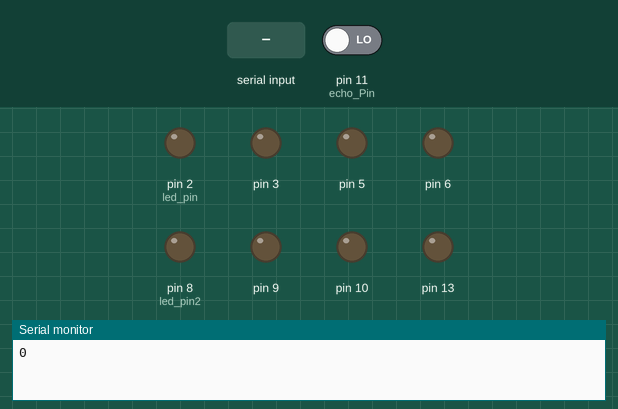
The sketch below on a simulated Arduino Uno, built with avr-gcc and run on an emulated ATmega328P. On the bench: output pins drawn as LEDs (lit = HIGH), the last lines printed to the serial monitor. Inputs (shaded band) come from the test bench; at power-on: pin 11 (echo_Pin) LOW. Pins used as bus, display or sensor lines are not drawn.

Above: at 1.2 s.
1.3 s: "1" received over Serial
At 2.1 s:
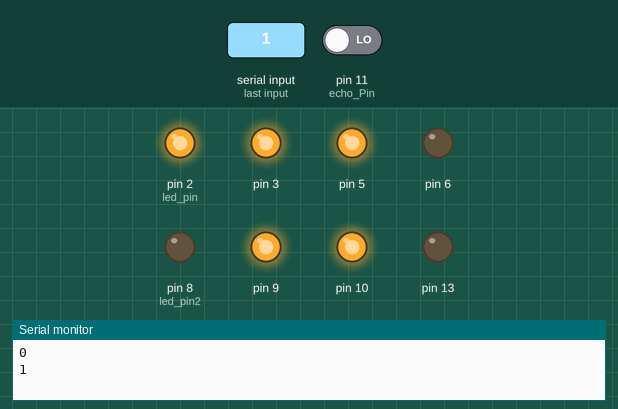
At 7.1 s:
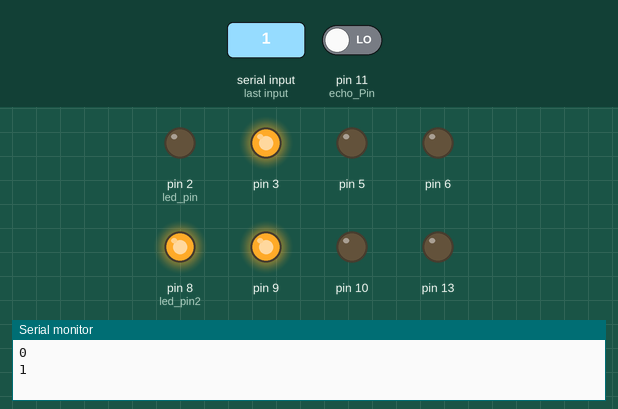
8.8 s: "2" received over Serial
At 12.8 s:
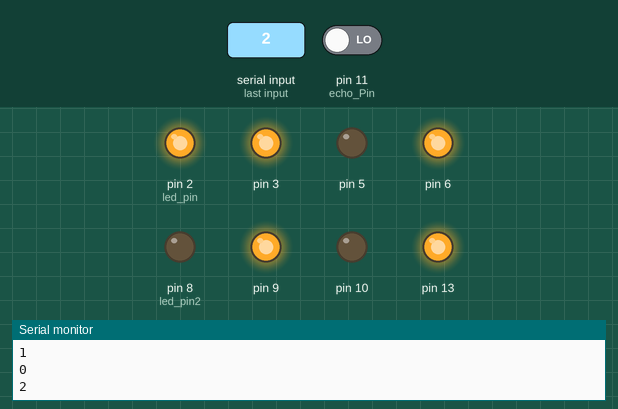
Timing chart, 0 to 19.8 s (numbered marks = the images above; inputs shaded):
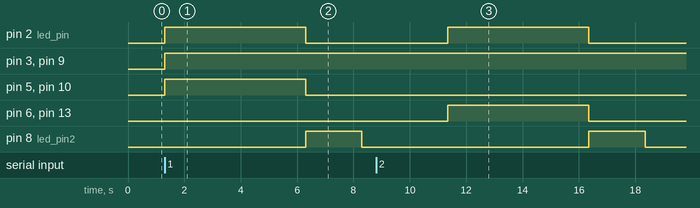

The sketch:

ultra.ino
```cpp
int echo_Pin=11;
int trig_Pin=12;
int ip_1=5;
int ip_2=6;
int e1=3;
int e2=9;

int ip_3=10;
int ip_4=13;
int led_pin=2;
int led_pin2=8;


long duration,distance;


void setup() {
  // put your setup code here, to run once:

  Serial.begin(9600);
  pinMode(trig_Pin,OUTPUT);
  pinMode(echo_Pin,INPUT);
  pinMode(5,OUTPUT);
  pinMode(6,OUTPUT);
  pinMode(3,OUTPUT);
  pinMode(9,OUTPUT);


  pinMode(10,OUTPUT);
  pinMode(13,OUTPUT);
  pinMode(2,OUTPUT);
   pinMode(8,OUTPUT);


}

void loop() {
  // put your main code here, to run repeatedly:

  digitalWrite(trig_Pin,LOW);
  delayMicroseconds(2);

   digitalWrite(trig_Pin,HIGH);
  delayMicroseconds(10);

    digitalWrite(trig_Pin,HIGH);
  delayMicroseconds(10);

  duration=pulseIn(echo_Pin,HIGH);

  distance=duration/29.2;
  Serial.println(distance);

  delay(50);

   while(Serial.available()==0);
  char data=Serial.read();
  Serial.println(data);

  if(data == '1' && (distance>200||distance<270 ))
  {

      digitalWrite(3,HIGH);
   digitalWrite(9,HIGH);
    digitalWrite(2,HIGH);
    digitalWrite(5,HIGH);
    digitalWrite(6,LOW);
     digitalWrite(10,HIGH);
    digitalWrite(13,LOW);
    delay(5000);

    digitalWrite(5,LOW);
    digitalWrite(6,LOW);
     digitalWrite(10,LOW);
    digitalWrite(13,LOW);
    digitalWrite(2,LOW);
    digitalWrite(8,HIGH);
    delay(2000);
     digitalWrite(8,LOW);


  }


  else if(data == '2' && distance<200 )
  {

   digitalWrite(3,HIGH);
   digitalWrite(9,HIGH);
    digitalWrite(2,HIGH);
    digitalWrite(5,LOW);
    digitalWrite(6,HIGH);
     digitalWrite(10,LOW);
    digitalWrite(13,HIGH);
    delay(5000);

    digitalWrite(5,LOW);
    digitalWrite(6,LOW);
     digitalWrite(10,LOW);
    digitalWrite(13,LOW);
    digitalWrite(2,LOW);
    digitalWrite(8,HIGH);
    delay(2000);
     digitalWrite(8,LOW);


  }


   else if(data =='3' &&  (distance>270 || distance<350))
  {

   digitalWrite(3,LOW);
    digitalWrite(2,HIGH);
    digitalWrite(5,LOW);
    digitalWrite(6,LOW);
     digitalWrite(10,HIGH);
    digitalWrite(13,LOW);
    delay(5000);

    digitalWrite(5,LOW);
    digitalWrite(6,LOW);
     digitalWrite(10,LOW);
    digitalWrite(13,LOW);
    digitalWrite(2,LOW);
    digitalWrite(8,HIGH);
    delay(2000);
     digitalWrite(8,LOW);


  }
  else if(distance>360)
  {

   digitalWrite(9,LOW);
    digitalWrite(2,HIGH);
    digitalWrite(5,HIGH);
    digitalWrite(6,LOW);
     digitalWrite(10,LOW);
    digitalWrite(13,LOW);
    delay(4000);

    digitalWrite(5,LOW);
    digitalWrite(6,LOW);
     digitalWrite(10,LOW);
    digitalWrite(13,LOW);
    digitalWrite(2,LOW);
    digitalWrite(8,HIGH);
    delay(2000);
     digitalWrite(8,LOW);


  }
  delay(2000);
}
```

Measured:
- after the input at 1.3 s, pin 2 (led_pin), pin 5, pin 10: LOW → HIGH at once, → LOW 5.0 s later; pin 3, pin 9: LOW → HIGH at once; pin 8 (led_pin2): LOW → HIGH after 5.0 s, → LOW 2.0 s later
- after the input at 8.8 s, pin 2 (led_pin), pin 6, pin 13: LOW → HIGH after 2.6 s, → LOW 5.0 s later; pin 8 (led_pin2): LOW → HIGH after 7.6 s, → LOW 2.0 s later
